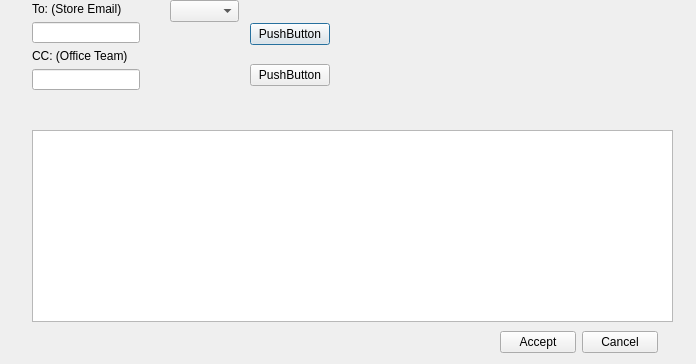
<?xml version="1.0" encoding="UTF-8"?>
<ui version="4.0">
 <class>Dialog_EmailCRUD</class>
 <widget class="QDialog" name="Dialog_EmailCRUD">
  <property name="geometry">
   <rect>
    <x>0</x>
    <y>0</y>
    <width>696</width>
    <height>364</height>
   </rect>
  </property>
  <property name="sizePolicy">
   <sizepolicy hsizetype="MinimumExpanding" vsizetype="MinimumExpanding">
    <horstretch>0</horstretch>
    <verstretch>0</verstretch>
   </sizepolicy>
  </property>
  <property name="windowTitle">
   <string>EmailCRUD</string>
  </property>
  <widget class="QTableWidget" name="tableWidget">
   <property name="geometry">
    <rect>
     <x>32</x>
     <y>130</y>
     <width>641</width>
     <height>192</height>
    </rect>
   </property>
   <property name="sizePolicy">
    <sizepolicy hsizetype="Maximum" vsizetype="Maximum">
     <horstretch>0</horstretch>
     <verstretch>0</verstretch>
    </sizepolicy>
   </property>
  </widget>
  <widget class="QWidget" name="layoutWidget">
   <property name="geometry">
    <rect>
     <x>32</x>
     <y>2</y>
     <width>135</width>
     <height>41</height>
    </rect>
   </property>
   <layout class="QVBoxLayout" name="verticalLayout">
    <item>
     <widget class="QLabel" name="label_stores">
      <property name="sizePolicy">
       <sizepolicy hsizetype="Maximum" vsizetype="Maximum">
        <horstretch>0</horstretch>
        <verstretch>0</verstretch>
       </sizepolicy>
      </property>
      <property name="text">
       <string>To: (Store Email)</string>
      </property>
      <property name="alignment">
       <set>Qt::AlignLeading|Qt::AlignLeft|Qt::AlignVCenter</set>
      </property>
     </widget>
    </item>
    <item>
     <widget class="QLineEdit" name="lineEdit_emails_stores">
      <property name="sizePolicy">
       <sizepolicy hsizetype="Maximum" vsizetype="Maximum">
        <horstretch>0</horstretch>
        <verstretch>0</verstretch>
       </sizepolicy>
      </property>
     </widget>
    </item>
   </layout>
  </widget>
  <widget class="QWidget" name="layoutWidget">
   <property name="geometry">
    <rect>
     <x>250</x>
     <y>10</y>
     <width>81</width>
     <height>91</height>
    </rect>
   </property>
   <layout class="QVBoxLayout" name="verticalLayout_3">
    <item>
     <widget class="QPushButton" name="pushButton_accept_store">
      <property name="sizePolicy">
       <sizepolicy hsizetype="Maximum" vsizetype="Maximum">
        <horstretch>0</horstretch>
        <verstretch>0</verstretch>
       </sizepolicy>
      </property>
      <property name="text">
       <string>PushButton</string>
      </property>
     </widget>
    </item>
    <item>
     <widget class="QPushButton" name="pushButton_accept_officeteam">
      <property name="sizePolicy">
       <sizepolicy hsizetype="Maximum" vsizetype="Maximum">
        <horstretch>0</horstretch>
        <verstretch>0</verstretch>
       </sizepolicy>
      </property>
      <property name="text">
       <string>PushButton</string>
      </property>
     </widget>
    </item>
   </layout>
  </widget>
  <widget class="QWidget" name="layoutWidget">
   <property name="geometry">
    <rect>
     <x>32</x>
     <y>49</y>
     <width>135</width>
     <height>41</height>
    </rect>
   </property>
   <layout class="QVBoxLayout" name="verticalLayout_2">
    <item>
     <widget class="QLabel" name="label_officeteam">
      <property name="sizePolicy">
       <sizepolicy hsizetype="Maximum" vsizetype="Maximum">
        <horstretch>0</horstretch>
        <verstretch>0</verstretch>
       </sizepolicy>
      </property>
      <property name="text">
       <string>CC: (Office Team)</string>
      </property>
     </widget>
    </item>
    <item>
     <widget class="QLineEdit" name="lineEdit_emails_officeteam">
      <property name="enabled">
       <bool>true</bool>
      </property>
      <property name="sizePolicy">
       <sizepolicy hsizetype="Maximum" vsizetype="Maximum">
        <horstretch>0</horstretch>
        <verstretch>0</verstretch>
       </sizepolicy>
      </property>
     </widget>
    </item>
   </layout>
  </widget>
  <widget class="QWidget" name="layoutWidget">
   <property name="geometry">
    <rect>
     <x>500</x>
     <y>330</y>
     <width>158</width>
     <height>25</height>
    </rect>
   </property>
   <layout class="QHBoxLayout" name="horizontalLayout">
    <item>
     <widget class="QPushButton" name="pushButton_accept">
      <property name="text">
       <string>Accept</string>
      </property>
     </widget>
    </item>
    <item>
     <widget class="QPushButton" name="pushButton_cancel">
      <property name="text">
       <string>Cancel</string>
      </property>
     </widget>
    </item>
   </layout>
  </widget>
  <widget class="QComboBox" name="comboBox_store">
   <property name="geometry">
    <rect>
     <x>170</x>
     <y>0</y>
     <width>69</width>
     <height>22</height>
    </rect>
   </property>
  </widget>
 </widget>
 <resources/>
 <connections/>
</ui>
